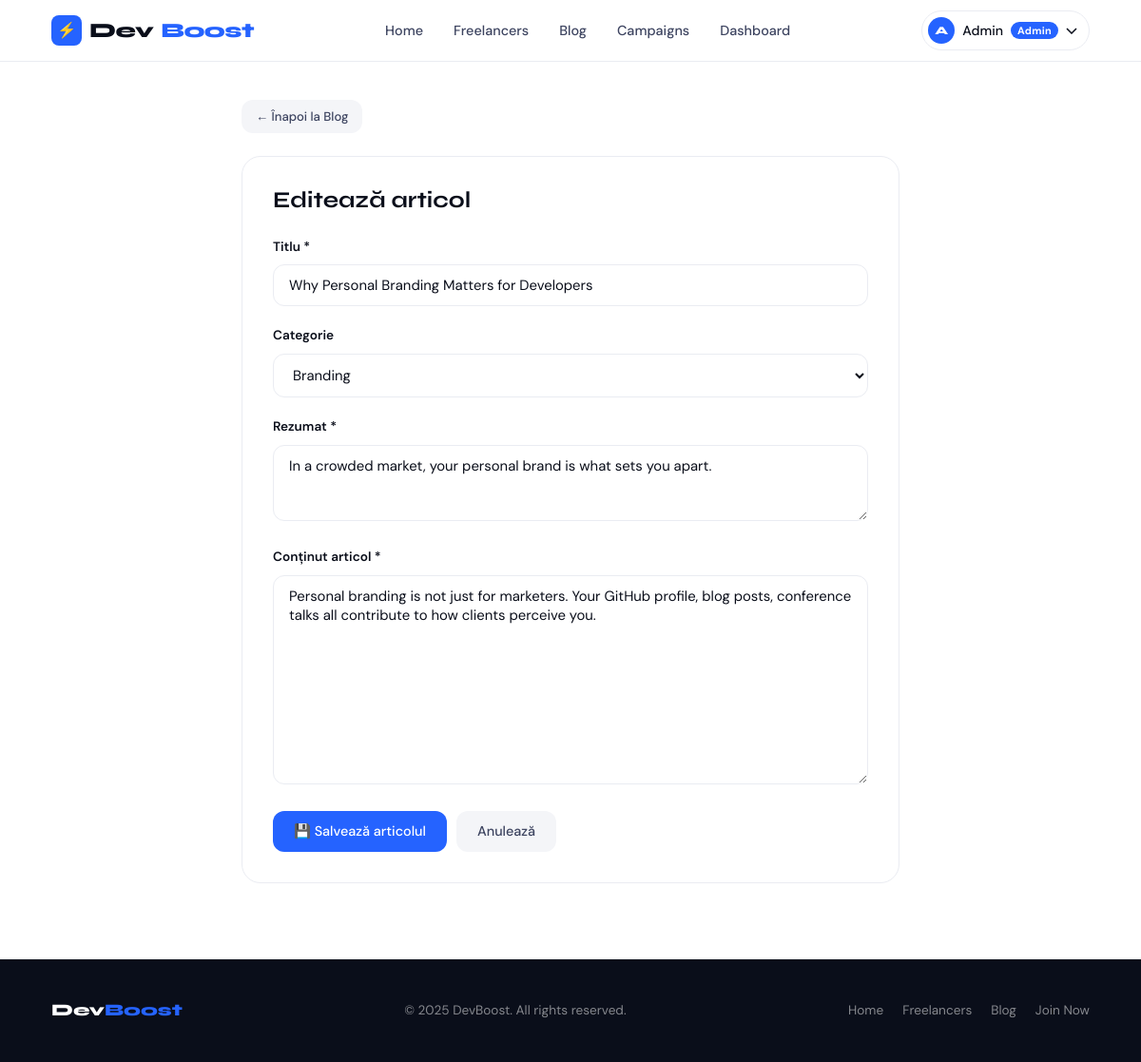
Page /blog/6/edit/ (signed in) on the committed database.
### core/models.py (models this page shows, shortened)
class BlogPost(models.Model):
    title = models.CharField(max_length=300)
    excerpt = models.TextField()
    body = models.TextField()
    category = models.CharField(max_length=100, default='General')
    created_at = models.DateTimeField(auto_now_add=True)
    updated_at = models.DateTimeField(auto_now=True)
    class Meta:
        ordering = ['-created_at']

### core/views.py (the view, shortened to what this page needs)
# urls.py: path('blog/<int:post_id>/edit/', views.blog_edit, name='blog_edit'),
@login_required(login_url='/login/')
def blog_edit(request, post_id):
    if not request.user.is_staff: return render(request, 'core/403.html', status=403)
    post = get_object_or_404(BlogPost, id=post_id)
    error = None
    return render(request, 'core/blog_form.html', {'action': 'Editează', 'post': post, 'categories': CATEGORY_CHOICES, 'error': error})

### core/templates/core/blog_form.html (shortened to what this page needs)
{% extends 'core/base.html' %}
{% block content %}
<div class="container" style="max-width:740px; padding-top:40px; padding-bottom:80px;">
  <div style="margin-bottom:24px;">
    <a href="{% url 'blog' %}" class="btn btn--ghost btn--sm">← Înapoi la Blog</a>
  </div>
  <div class="profile-main">
    <h1 style="font-size:1.5rem; margin-bottom:24px;">{{ action }} articol</h1>
    <form method="POST">
      <div class="form-group">
        <label for="title">Titlu *</label>
        <input type="text" id="title" name="title" value="{{ post.title|default:'' }}" required placeholder="ex. How to get your first client">
      </div>
      <div class="form-group">
        <label for="category">Categorie</label>
        <select id="category" name="category">
          {% for cat in categories %}
          <option value="{{ cat }}" {% if post.category == cat %}selected{% endif %}>{{ cat }}</option>
          {% endfor %}
        </select>
      </div>
      <div class="form-group">
        <label for="excerpt">Rezumat *</label>
        <textarea id="excerpt" name="excerpt" style="min-height:80px;" required placeholder="O scurtă descriere a articolului…">{{ post.excerpt|default:'' }}</textarea>
      </div>
      <div class="form-group">
        <label for="body">Conținut articol *</label>
        <textarea id="body" name="body" style="min-height:220px;" required placeholder="Conținutul complet al articolului…">{{ post.body|default:'' }}</textarea>
      </div>
      <div style="display:flex; gap:10px; margin-top:8px;">
        <button type="submit" class="btn btn--primary">💾 Salvează articolul</button>
        <a href="{% url 'blog' %}" class="btn btn--ghost">Anulează</a>
      </div>
    </form>
  </div>
</div>
{% endblock %}

### core/templates/core/base.html (shortened to what this page needs)
{% load static %}
<!DOCTYPE html>
<html lang="en">
<head>
  <link rel="stylesheet" href="{% static 'core/css/style.css' %}">
</head>
<body>
<nav class="nav">
  <div class="container">
    <div class="nav__inner">
      <a href="{% url 'home' %}" class="nav__logo" style="text-decoration:none;">
        <div class="nav__logo-icon">⚡</div>
        Dev<span>Boost</span>
      </a>
      <ul class="nav__links" id="navLinks">
        <li><a href="{% url 'home' %}" {% if request.resolver_match.url_name == 'home' %}class="active"{% endif %}>Home</a></li>
        <li><a href="{% url 'freelancers' %}" {% if request.resolver_match.url_name == 'freelancers' %}class="active"{% endif %}>Freelancers</a></li>
        <li><a href="{% url 'blog' %}" {% if request.resolver_match.url_name == 'blog' %}class="active"{% endif %}>Blog</a></li>
        <li><a href="{% url 'campaigns' %}" {% if request.resolver_match.url_name == 'campaigns' %}class="active"{% endif %}>Campaigns</a></li>
        {% if user.is_authenticated and user.is_staff %}
        <li><a href="{% url 'admin_view' %}" {% if request.resolver_match.url_name == 'admin_view' %}class="active"{% endif %}>Dashboard</a></li>
        {% endif %}
      </ul>
      <div class="nav__auth">
        {% if user.is_authenticated %}
          <div class="nav__user-menu" id="userMenu">
            <button class="nav__user-btn" id="userMenuBtn">
              <div class="nav__avatar">{% if user.first_name %}{{ user.first_name|slice:":1"|upper }}{% else %}{{ user.username|slice:":1"|upper }}{% endif %}</div>
              <span class="nav__user-name">{{ user.first_name|default:user.username }}</span>
              {% if user.is_staff %}<span class="nav__role-badge">Admin</span>{% endif %}
              <svg width="12" height="7" viewBox="0 0 12 7" fill="none" stroke="currentColor" stroke-width="1.5"><path d="M1 1l5 5 5-5"/></svg>
            </button>
          </div>
        {% else %}
          <a href="{% url 'login' %}" class="btn btn--ghost btn--sm">Log in</a>
          <a href="{% url 'signup' %}" class="btn btn--primary btn--sm">Join Now</a>
        {% endif %}
      </div>
    </div>
  </div>
</nav>
{% block content %}{% endblock %}
<footer class="footer">
  <div class="container">
    <div class="footer__inner">
      <div class="footer__logo">Dev<span>Boost</span></div>
      <div>© 2025 DevBoost. All rights reserved.</div>
      <div class="footer__links">
        <a href="{% url 'home' %}">Home</a>
        <a href="{% url 'freelancers' %}">Freelancers</a>
        <a href="{% url 'blog' %}">Blog</a>
        <a href="{% url 'signup' %}">Join Now</a>
      </div>
    </div>
  </div>
</footer>
</body>
</html>

### core/static/core/css/style.css (style rules this page uses)
:root { --ink: #0a0e1a; --ink-muted: #3d4460; --ink-faint: #8891aa; --surface: #ffffff; --surface-2: #f4f5f8; --surface-3: #eaecf2; --accent: #2563ff; --accent-light: #dbeafe; --accent-glow: rgba(37,99,255,0.15); --success: #10b981; --warn: #f59e0b; --radius: 12px; --radius-lg: 20px; --shadow-sm: 0 1px 3px rgba(10,14,26,.08), 0 1px 2px rgba(10,14,26,.04); --shadow: 0 4px 16px rgba(10,14,26,.10), 0 1px 4px rgba(10,14,26,.06); --shadow-lg: 0 16px 48px rgba(10,14,26,.14), 0 4px 12px rgba(10,14,26,.08); }
*, *::before, *::after { box-sizing: border-box; margin: 0; padding: 0; }
html { scroll-behavior: smooth; }
body { font-family: 'DM Sans', sans-serif; font-size: 16px; line-height: 1.6; color: var(--ink); background: var(--surface); -webkit-font-smoothing: antialiased; }
h1, h2, h3, h4, h5 { font-family: 'Syne', sans-serif; line-height: 1.15; font-weight: 700; }
a { color: var(--accent); text-decoration: none; }
.container { max-width: 1140px; margin: 0 auto; padding: 0 24px; }
.nav { position: sticky; top: 0; z-index: 100; background: rgba(255,255,255,0.92); backdrop-filter: blur(12px); border-bottom: 1px solid var(--surface-3); }
.nav__inner { display: flex; align-items: center; justify-content: space-between; height: 64px; }
.nav__logo { font-family: 'Syne', sans-serif; font-size: 1.35rem; font-weight: 800; color: var(--ink); letter-spacing: -0.5px; display: flex; align-items: center; gap: 8px; }
.nav__logo span { color: var(--accent); }
.nav__logo-icon { width: 32px; height: 32px; background: var(--accent); border-radius: 8px; display: flex; align-items: center; justify-content: center; color: white; font-size: 16px; }
.nav__links { display: flex; align-items: center; gap: 4px; list-style: none; }
.nav__links a { color: var(--ink-muted); font-size: 0.9rem; font-weight: 500; padding: 6px 14px; border-radius: 8px; transition: all 0.18s; }
.btn { display: inline-flex; align-items: center; gap: 8px; padding: 10px 22px; border-radius: var(--radius); font-family: 'DM Sans', sans-serif; font-size: 0.9rem; font-weight: 500; cursor: pointer; border: none; transition: all 0.2s; text-decoration: none; white-space: nowrap; }
.btn--primary { background: var(--accent); color: white; box-shadow: 0 0 0 0 var(--accent-glow); }
.btn--ghost { background: var(--surface-2); color: var(--ink-muted); }
.btn--sm { padding: 7px 15px; font-size: 0.82rem; }
.form-group { margin-bottom: 20px; }
.form-group label { display: block; font-size: 0.85rem; font-weight: 600; margin-bottom: 8px; color: var(--ink); }
.form-group input, .form-group select, .form-group textarea { width: 100%; padding: 11px 16px; border: 1.5px solid var(--surface-3); border-radius: var(--radius); font-family: 'DM Sans', sans-serif; font-size: 0.93rem; color: var(--ink); background: var(--surface); transition: border-color 0.18s; outline: none; }
.form-group textarea { resize: vertical; min-height: 100px; }
.footer { background: var(--ink); color: rgba(255,255,255,0.5); padding: 40px 0; font-size: 0.85rem; }
.footer__inner { display: flex; justify-content: space-between; align-items: center; flex-wrap: wrap; gap: 16px; }
.footer__logo { font-family: 'Syne', sans-serif; font-weight: 800; color: white; font-size: 1.1rem; }
.footer__logo span { color: var(--accent); }
.footer__links { display: flex; gap: 20px; }
.footer__links a { color: rgba(255,255,255,0.5); transition: color 0.18s; }
.nav__auth { display: flex; align-items: center; gap: 8px; }
.nav__user-menu { position: relative; }
.nav__user-btn { display: flex; align-items: center; gap: 8px; padding: 6px 12px 6px 6px; border: 1.5px solid var(--surface-3); border-radius: 100px; background: var(--surface); cursor: pointer; font-family: 'DM Sans', sans-serif; font-size: 0.88rem; color: var(--ink); transition: all 0.18s; }
.nav__avatar { width: 28px; height: 28px; background: var(--accent); color: white; border-radius: 50%; display: flex; align-items: center; justify-content: center; font-family: 'Syne', sans-serif; font-size: 0.75rem; font-weight: 800; }
.nav__user-name { font-weight: 500; }
.nav__role-badge { font-size: 0.68rem; font-weight: 700; background: var(--accent); color: white; padding: 2px 7px; border-radius: 100px; letter-spacing: 0.3px; }
.profile-main { background: var(--surface); border: 1px solid var(--surface-3); border-radius: var(--radius-lg); padding: 32px; }

### rows in the picture
BlogPost: title "Why Personal Branding Matters for Developers", category "Branding", excerpt "In a crowded market, your personal brand is what sets you apart.", body "Personal branding is not just for marketers. Your GitHub profile, blog posts, conference talks all contribute to how clients perceive you."

### other values in the picture
{{ user.first_name|slice:":1"|upper }} "A"
{{ user.first_name|default:user.username }} "Admin"
{{ action }} "Editează"
